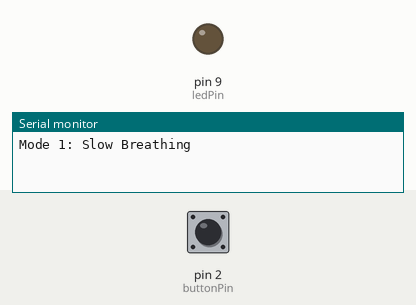
This sketch was run on a simulated Arduino Uno, built with avr-gcc and run on an emulated ATmega328P. Shown: output pins drawn as LEDs (lit = HIGH), the last lines printed to the serial monitor. The inputs (shaded band) are chosen by the test bench; at power-on: pin 2 (buttonPin) HIGH.

Above: at 1.25 s.
1.3 s: pin 2 (buttonPin) pulled LOW for 0.15 s
At 1.75 s:
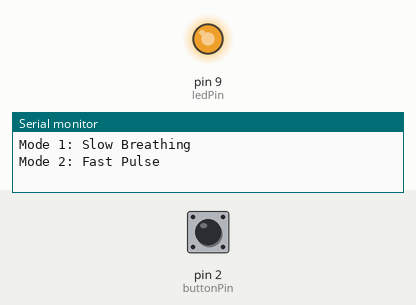
4.3 s: pin 2 (buttonPin) pulled LOW for 1 s
At 4.42 s:
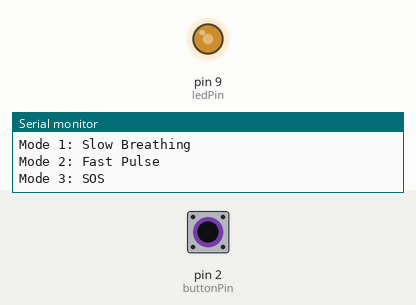
Timing chart, 0 to 13.3 s (numbered marks = the images above; inputs shaded):
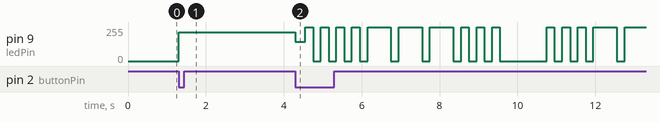

The sketch:

pwm_fading_night_light.ino
```cpp
/*
Author: Shobhit Singh
Date: 30-06-2026
Description: PWM Fading Night Light
*/

const int ledPin = 9;
const int buttonPin = 2;

int mode = 0;
bool lastButton = HIGH;

void setup() {
  pinMode(ledPin, OUTPUT);
  pinMode(buttonPin, INPUT_PULLUP);

  Serial.begin(9600);
  Serial.println("Mode 1: Slow Breathing");
}

void loop() {

  bool currentButton = digitalRead(buttonPin);

  if (lastButton == HIGH && currentButton == LOW) {
    mode++;
    if (mode > 2) mode = 0;

    if (mode == 0)
      Serial.println("Mode 1: Slow Breathing");
    else if (mode == 1)
      Serial.println("Mode 2: Fast Pulse");
    else
      Serial.println("Mode 3: SOS");

    delay(250);
  }

  lastButton = currentButton;

  if (mode == 0)
    slowBreathing();
  else if (mode == 1)
    fastPulse();
  else
    sosPattern();
}

void slowBreathing() {
  for (int i = 0; i <= 255; i++) {
    analogWrite(ledPin, i);
    delay(6);
    if (digitalRead(buttonPin) == LOW) return;
  }

  for (int i = 255; i >= 0; i--) {
    analogWrite(ledPin, i);
    delay(6);
    if (digitalRead(buttonPin) == LOW) return;
  }
}

void fastPulse() {
  for (int i = 0; i <= 255; i++) {
    analogWrite(ledPin, i);
    delay(1);
    if (digitalRead(buttonPin) == LOW) return;
  }

  for (int i = 255; i >= 0; i--) {
    analogWrite(ledPin, i);
    delay(1);
    if (digitalRead(buttonPin) == LOW) return;
  }
}

void sosPattern() {
  // ...

  for (int i = 0; i < 3; i++) {
    digitalWrite(ledPin, HIGH);
    delay(200);
    digitalWrite(ledPin, LOW);
    delay(200);
    if (digitalRead(buttonPin) == LOW) return;
  }

  // ---

  for (int i = 0; i < 3; i++) {
    digitalWrite(ledPin, HIGH);
    delay(600);
    digitalWrite(ledPin, LOW);
    delay(200);
    if (digitalRead(buttonPin) == LOW) return;
  }

  // ...

  for (int i = 0; i < 3; i++) {
    digitalWrite(ledPin, HIGH);
    delay(200);
    digitalWrite(ledPin, LOW);
    delay(200);
    if (digitalRead(buttonPin) == LOW) return;
  }

  delay(1000);
}
```
